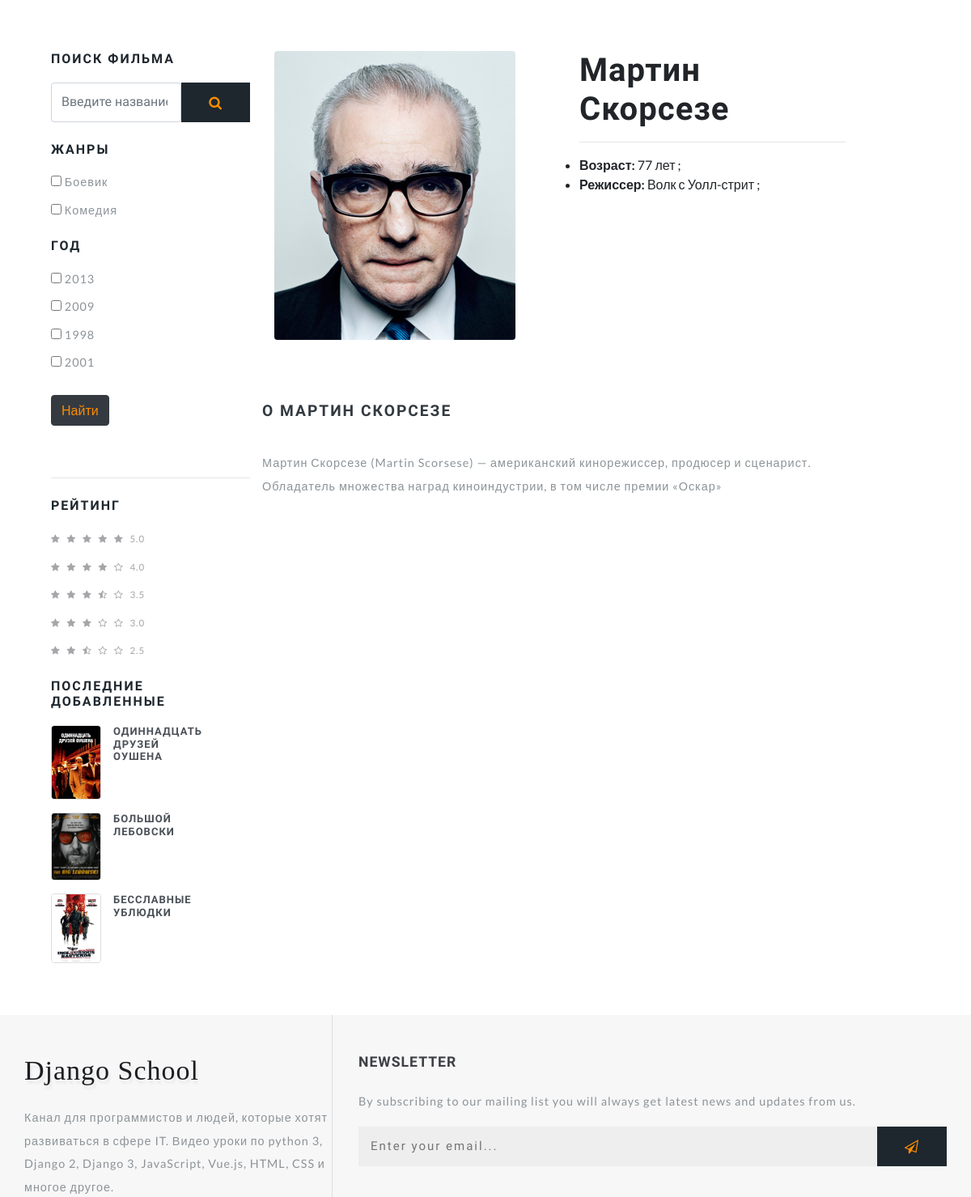
/film_director/Мартин Скорсезе (middle part), run on an earlier commit of the app's database.
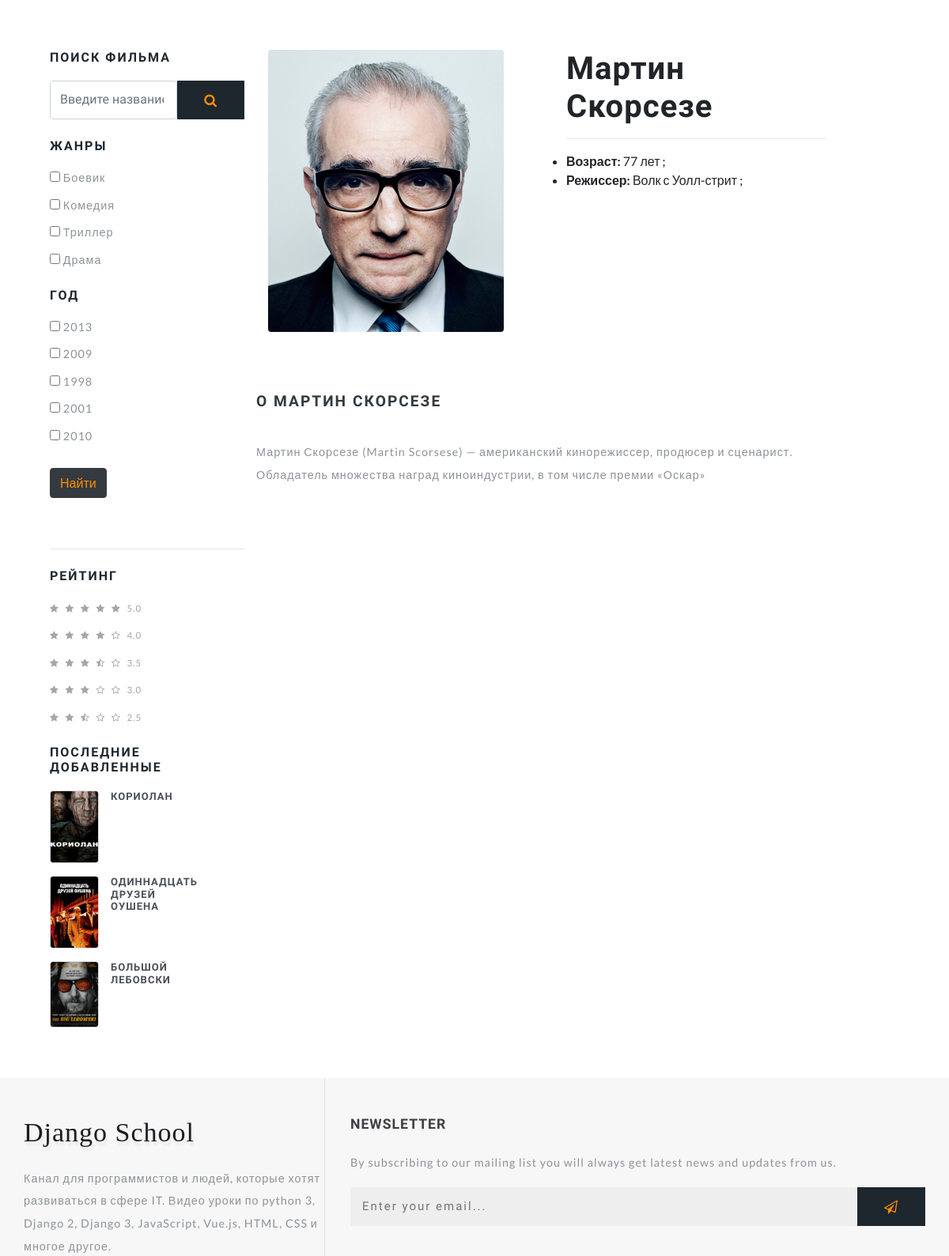
And on a later commit of the database.
### movies/models.py (models this page shows, shortened)
class Genre(models.Model):
    name = models.CharField('Имя', max_length=100)
    description = models.TextField('Описание')
    url = models.SlugField(max_length=160, unique=True)
    class Meta:
        verbose_name = 'Жанр'
        verbose_name_plural = 'Жанры'

class Movie(models.Model):
    title = models.CharField('Название', max_length=100)
    tagline = models.CharField('Слоган', max_length=100, default='')
    description = models.TextField('Описание')
    poster = models.ImageField('Постер', upload_to='movies/')
    year = models.PositiveSmallIntegerField('Дата выхода', default=2020)
    country = models.CharField('Страна', max_length=30)
    directors = models.ManyToManyField(FilmDirector, verbose_name='режиссер', related_name='film_director')
    actors = models.ManyToManyField(Actor, verbose_name='актеры', related_name='film_actor')
    genres = models.ManyToManyField(Genre, verbose_name='жанры')
    world_premiere = models.DateField('Премьера в мире', default=date.today)
    budget = models.PositiveIntegerField('Бюджет', default=0, help_text='указывать сумму в долларах')
    fees_in_usa = models.PositiveIntegerField('Сборы в США', default=0, help_text='указывать сумму в долларах')
    fees_in_world = models.PositiveIntegerField('Сборы в мире', default=0, help_text='указывать сумму в долларах')
    category = models.ForeignKey(Category, verbose_name='Категория', on_delete=models.SET_NULL, null=True)
    url = models.SlugField(max_length=130, unique=True)
    draft = models.BooleanField('Черновик', default=False)
    def get_absolute_url(self):
        return reverse('movie_detail', kwargs={'slug': self.url})
    class Meta:
        verbose_name = 'Фильм'
        verbose_name_plural = 'Фильмы'

### movies/views.py (the view)
# urls.py: path('film_director/<str:slug>', views.FilmDirectorView.as_view(), name='film_director_detail'),
class FilmDirectorView(GenreYear, DetailView):
    model = FilmDirector
    template_name = 'movies/film_director.html'
    slug_field = 'name'

### movies/templatetags/movie_tag.py (called while the page is built)
@register.simple_tag()
def get_categories():
    return Category.objects.all()

@register.inclusion_tag('movies/tags/last_movie.html')
def get_last_movies(count=5):
    movies = Movie.objects.order_by('-id')[:count]
    return {'last_movies': movies}

### movies/views.py (called while the page is built)
    def get_genres(self):
        return Genre.objects.all()

    def get_years(self):
        return Movie.objects.filter(draft=False).values('year')

### movies/templates/movies/film_director.html (shortened to what this page needs)
{% extends 'movies/base.html' %}
{% load static %}
{% block container %}
    <div class="container py-md-3">
{% endblock container %}
{% block sidebar %}
    <div class="side-bar col-lg-3">
{% endblock sidebar %}
{% block movie %}
<div class="left-ads-display col-lg-8">
    <div class="row">
        <div class="col-md-6">
            <img src="{{ filmdirector.image.url }}" class="img-fluid" alt="{{ filmdirector.name }}" style="max-height: 400px">
        </div>
        <div class="desc1-right col-md-6 pl-lg-4">
            <h1>{{ filmdirector.name }}</h1><hr>
            <ul>
                <li><span><b>Возраст:  </b>{{ filmdirector.age }} лет ;</span></li>
                <li>
                    <span><b>Режиссер:    </b>
                        {% for movie in filmdirector.film_director.all %}
                            {{ movie.title }} ;
                        {% endfor %}
                    </span>
                </li>
            </ul>
        </div>
    </div>
    <div class="row sub-para-w3layouts mt-5">
        <h3 class="shop-sing editContent">
            О {{ filmdirector.name }}</h3>
        <p class="editContent">{{ filmdirector.description | safe }}</p>
    </div>
</div>
{% endblock movie %}

### movies/templates/include/sidebar.html
{% load movie_tag %}
<div class="search-bar w3layouts-newsletter">
    <h3 class="sear-head editContent" >Поиск фильма</h3>
    <form action="{% url 'search' %}" method="get" class="d-flex editContent" >
        <input type="search" placeholder="Введите название..." name="q" class="form-control" required="">
        <button type="submit" class="btn1 btn" >
            <span class="fa fa-search" aria-hidden="true" ></span>
        </button>
    </form>
</div>
<form action="{% url 'filter' %}" method="get" name="filter">
    <div class="left-side my-4">
        <h3 class="sear-head editContent" >Жанры</h3>
        <ul class="w3layouts-box-list">
            {% for genre in view.get_genres %}
                <li class="editContent" >
                    <input type="checkbox" class="checked" name="genre" value="{{ genre.id }}">
                    <span class="span editContent" >{{ genre.name }}</span>
                </li>
            {% endfor %}
        </ul>
    </div>
    <div class="left-side">
        <h3 class="sear-head editContent" >Год</h3>
        <ul class="w3layouts-box-list">
            {% for movie in view.get_years %}
                <li class="editContent" >
                    <input type="checkbox" class="checked" name="year" value="{{ movie.year }}">
                    <span class="span editContent" >{{ movie.year }}</span>
                </li>
            {% endfor %}
        </ul>
    </div>
    <button type="submit" class="btn btn-dark mb-5 mt-3"><span style="color: #FF8C00;">Найти</span></button><hr>
</form>
<div class="customer-rev left-side my-4">
    <h3 class="sear-head editContent" >Рейтинг</h3>
    <ul class="w3layouts-box-list">
        <li>
            <a href="#">
                <span class="fa fa-star" aria-hidden="true" ></span>
                <span class="fa fa-star" aria-hidden="true" ></span>
                <span class="fa fa-star" aria-hidden="true" ></span>
                <span class="fa fa-star" aria-hidden="true" ></span>
                <span class="fa fa-star" aria-hidden="true" ></span>
                <span class="editContent" >5.0</span>
            </a>
        </li>
        <li>
            <a href="#">
                <span class="fa fa-star" aria-hidden="true" ></span>
                <span class="fa fa-star" aria-hidden="true" ></span>
                <span class="fa fa-star" aria-hidden="true" ></span>
                <span class="fa fa-star" aria-hidden="true" ></span>
                <span class="fa fa-star-o" aria-hidden="true" ></span>
                <span class="editContent" >4.0</span>
            </a>
        </li>
        <li>
            <a href="#">
                <span class="fa fa-star" aria-hidden="true" ></span>
                <span class="fa fa-star" aria-hidden="true" ></span>
                <span class="fa fa-star" aria-hidden="true" ></span>
                <span class="fa fa-star-half-o" aria-hidden="true" ></span>
                <span class="fa fa-star-o" aria-hidden="true" ></span>
                <span class="editContent" >3.5</span>
            </a>
        </li>
        <li>
            <a href="#">
                <span class="fa fa-star" aria-hidden="true" ></span>
                <span class="fa fa-star" aria-hidden="true" ></span>
                <span class="fa fa-star" aria-hidden="true"></span>
                <span class="fa fa-star-o" aria-hidden="true" ></span>
                <span class="fa fa-star-o" aria-hidden="true" ></span>
                <span class="editContent" >3.0</span>
            </a>
        </li>
        <li>
            <a href="#">
                <span class="fa fa-star" aria-hidden="true"></span>
                <span class="fa fa-star" aria-hidden="true" ></span>
                <span class="fa fa-star-half-o" aria-hidden="true" ></span>
                <span class="fa fa-star-o" aria-hidden="true" ></span>
                <span class="fa fa-star-o" aria-hidden="true" ></span>
                <span class="editContent" >2.5</span>
            </a>
        </li>
    </ul>
</div>
{% get_last_movies count=3 %}

### movies/templates/movies/tags/last_movie.html (shortened to what this page needs)
<div class="deal-leftmk left-side">
  <h3 class="sear-head editContent">Последние добавленные</h3>
  {% for movie in last_movies %}
  <div class="special-sec1 row mt-3 editContent">
      <div class="img-deals col-md-4">
          <img src="{{ movie.poster.url }}" class="img-fluid" alt="{{ movie.title }}">
      </div>
      <div class="img-deal1 col-md-4">
          <h3 class="editContent">{{ movie.title }}</h3>
      </div>
  </div>
  {% endfor %}
</div>

What changed in the data, as far as the page shows it:
no longer on this page (row unchanged): Movie: poster (picture), title "БЕССЛАВНЫЕ УБЛЮДКИ", shown under "ПОСЛЕДНИЕ ДОБАВЛЕННЫЕ"
added Genre: name "Триллер"
added Genre: name "Драма"
added Movie: poster (picture), title "КОРИОЛАН", shown under "ПОСЛЕДНИЕ ДОБАВЛЕННЫЕ"
Also different on the page:
new list line: "☐ 2010"
